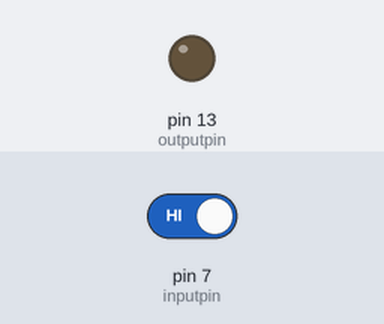
This sketch was run on a simulated Arduino Uno, built with avr-gcc and run on an emulated ATmega328P. On the bench: output pins drawn as LEDs (lit = HIGH). Inputs (shaded band) come from the test bench; at power-on: pin 7 (inputpin) HIGH.

Above: at 1.2 s.
1.3 s: pin 7 (inputpin) driven LOW
At 3.8 s:
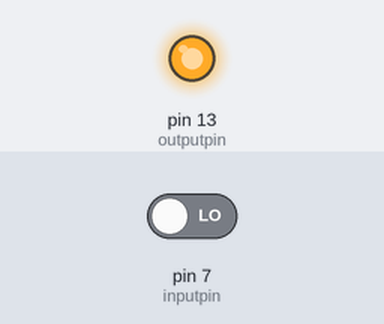
Timing chart, 0 to 10.3 s (numbered marks = the images above; inputs shaded):
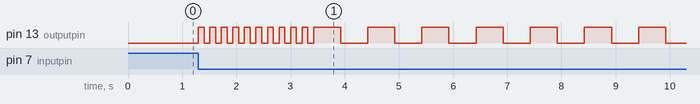

Measured:
- after the input at 1.3 s, pin 13 (outputpin): goes 10 × (HIGH 0.11 s, LOW 0.11 s), 6 × (HIGH 0.50 s, LOW 0.50 s), HIGH 0.50 s, then LOW, starting at once

The sketch:

For_loop_example.ino
```cpp
int inputpin = 7;
int outputpin = 13;


void setup() {
  pinMode(inputpin,INPUT);
  pinMode(outputpin,OUTPUT);

}

void loop() {
int x = 0;

  if(digitalRead(inputpin)==LOW){

    for(x=0;x<10;x++){
      digitalWrite(outputpin, HIGH);
      mydelay();
      digitalWrite(outputpin, LOW);
      mydelay();
      }

      for(x=0;x<10;x++){
      digitalWrite(outputpin, HIGH);
      delay(500);
      digitalWrite(outputpin, LOW);
      delay(500);
      }

    }else{
    digitalWrite(outputpin, LOW);
      }

}


void mydelay(){

double a = 0;
  for(a =0;a<10000;a++){
    }

  }
```
